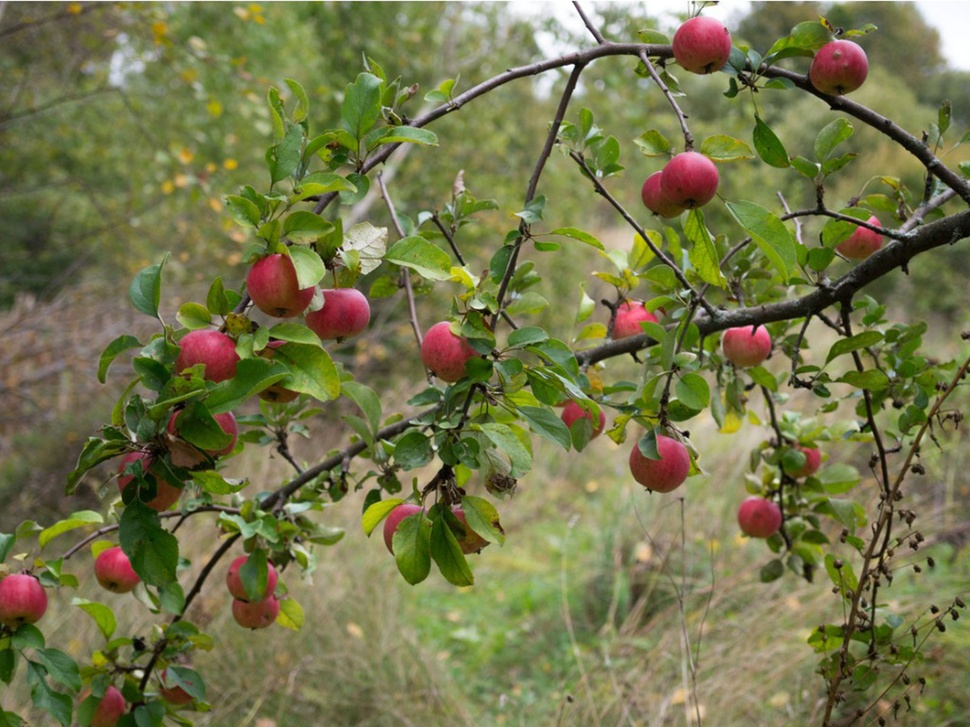
#> input picture Exercises_week_1/appletree.jpg, 970 x 727 px, shrunk from 1600 x 1200 before the run, found by its file name
$ python WeeklyProjects.py
#> lines starting #> are read from the running program, lines starting #| are printed output that depends on the picture; after the words box and inside, x2 and y2 are one past the last pixel; in counts of white or black regions, pixels touching at a corner belong together
'''
# Weekly project part 1
Using the image "appletree.jpg"
1) Can you segment the apples from the tree?

2) Can you get the computer to count how many there are?
How close can you get to the ground truth? (there are 26 apples in the image)

3) Can you change the color of one of them?

4) Can you segment the leaves?
'''

# 1)
import cv2
import matplotlib.pyplot as plt
import numpy as np
import imutils

path = "/Users/madsyar/Desktop/1. semester/Perception for autonomous systems/Exercises/Exercises_week_1/appletree.jpg"

bgr_img = cv2.imread(path)
#> bgr_img is the input picture: shape (727, 970, 3); mean B, G, R 74.3, 117, 116.1
b,g,r = cv2.split(bgr_img)       # get b,g,r
image = cv2.merge([r,g,b])
# plt.imshow(image)
# plt.show()

# 1)
def calculate_saturation(image):
    max_val = np.max(image, axis=2)
    min_val = np.min(image, axis=2)
    saturation = max_val - min_val
    return saturation

def isolate_red_apples(image, saturation_threshold=50, red_threshold=100):
    saturation = calculate_saturation(image)

    red_mask = (image[:, :, 0] > red_threshold) & (image[:, :, 1] < 100) & (image[:, :, 2] < 100)
    saturation_mask = saturation > saturation_threshold

    combined_mask = red_mask & saturation_mask
    combined_mask = combined_mask.astype(np.uint8) * 255

    kernel = np.ones((5, 5), np.uint8)
    combined_mask = cv2.morphologyEx(combined_mask, cv2.MORPH_CLOSE, kernel)
    combined_mask = cv2.morphologyEx(combined_mask, cv2.MORPH_OPEN, kernel)

    return combined_mask

# 2)
def count_apples(image):
    mask = isolate_red_apples(image)
#> in isolate_red_apples, `red_mask = (image[:, :, 0] > red_threshold) & (image[:, :, 1] < 100) &..`:
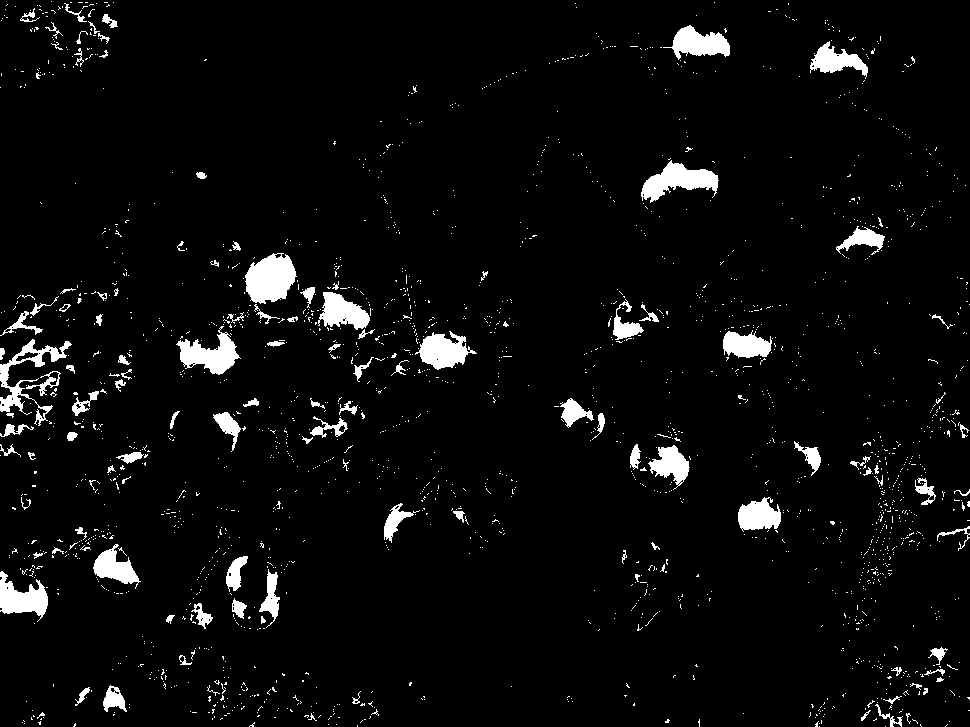
#> red_mask: shape (727, 970) bool; 4.5% white; 2066 white regions (1947 under 20 px), largest, box (x1, y1, x2, y2) and area: (245, 253, 297, 304) 1875, (641, 160, 719, 203) 1609, (176, 326, 241, 375) 1449
#> in isolate_red_apples, `saturation_mask = saturation > saturation_threshold`: saturation_mask: shape (727, 970) bool; 40.7% white; 695 white regions (391 under 20 px), largest, box (x1, y1, x2, y2) and area: (58, 0, 554, 468) 90822, (467, 78, 884, 532) 53430, (355, 460, 597, 716) 25490
#> in isolate_red_apples, `combined_mask = red_mask & saturation_mask`: combined_mask: shape (727, 970) bool; 2.9% white; 379 white regions (337 under 20 px), largest, box (x1, y1, x2, y2) and area: (246, 253, 297, 304) 1835, (641, 160, 718, 203) 1606, (178, 331, 241, 375) 1425
#> in isolate_red_apples, `combined_mask = cv2.morphologyEx(combined_mask, cv2.MORPH_CLOSE, kernel)`: combined_mask: shape (727, 970); 3.2% white; 257 white regions (215 under 20 px), largest, box (x1, y1, x2, y2) and area: (246, 253, 298, 307) 1923, (641, 160, 718, 204) 1681, (178, 326, 241, 377) 1558
#> in isolate_red_apples, `combined_mask = cv2.morphologyEx(combined_mask, cv2.MORPH_OPEN, kernel)`: combined_mask: shape (727, 970); 2.9% white; 35 white regions

    contours, _ = cv2.findContours(mask, cv2.RETR_EXTERNAL, cv2.CHAIN_APPROX_SIMPLE)

    min_contour_area = 300  # Adjust this value based on your image
    filtered_contours = [c for c in contours if cv2.contourArea(c) > min_contour_area]

    output = image.copy()
    cv2.drawContours(output, filtered_contours, -1, (0, 255, 0), 2)  # Draw contours in green

    num_apples = len(filtered_contours)

    plt.imshow(output)  # Convert BGR to RGB for display
    plt.title(f'Number of Apples: {num_apples}')
    plt.show()

    return num_apples, filtered_contours

# 3)
# Function to color one apple
def color_apple(image, contour, color=(0, 255, 0)):
    # Create a mask for the selected apple
    apple_mask = np.zeros_like(image[:, :, 0], dtype=np.uint8)

    # Draw the selected apple contour on the mask
    cv2.drawContours(apple_mask, [contour], -1, 255, thickness=cv2.FILLED)

    # Create an image to overlay the color
    colored_overlay = np.zeros_like(image)

    # Apply the color to the regions specified by the mask
    for i in range(3):  # Iterate over the 3 color channels
        colored_overlay[:, :, i] = np.where(apple_mask == 255, color[i], colored_overlay[:, :, i])

    # Blend the colored overlay with the original image
    colored_image = cv2.addWeighted(image, 1.0, colored_overlay, 0.5, 0)

    return colored_image

# Run the functions
num_apples, filtered_contours = count_apples(image)
#> in count_apples, `contours, _ = cv2.findContours(mask, cv2.RETR_EXTERNAL, cv2.CHAIN_APPR..`: contours = 35 contours, 1 with area under 20; largest, box (x1, y1, x2, y2) and area: (246, 253, 297, 304) 1824, (641, 163, 718, 201) 1556, (178, 333, 238, 374) 1400, (421, 334, 470, 369) 1288, (318, 283, 369, 330) 1235
#> in count_apples, `filtered_contours = [c for c in contours if cv2.contourArea(c) > min_c..`: filtered_contours = 20 contours; largest, box (x1, y1, x2, y2) and area: (246, 253, 297, 304) 1824, (641, 163, 718, 201) 1556, (178, 333, 238, 374) 1400, (421, 334, 470, 369) 1288, (318, 283, 369, 330) 1235
#> in count_apples, `cv2.drawContours(output, filtered_contours, -1, (0, 255, 0), 2)`:
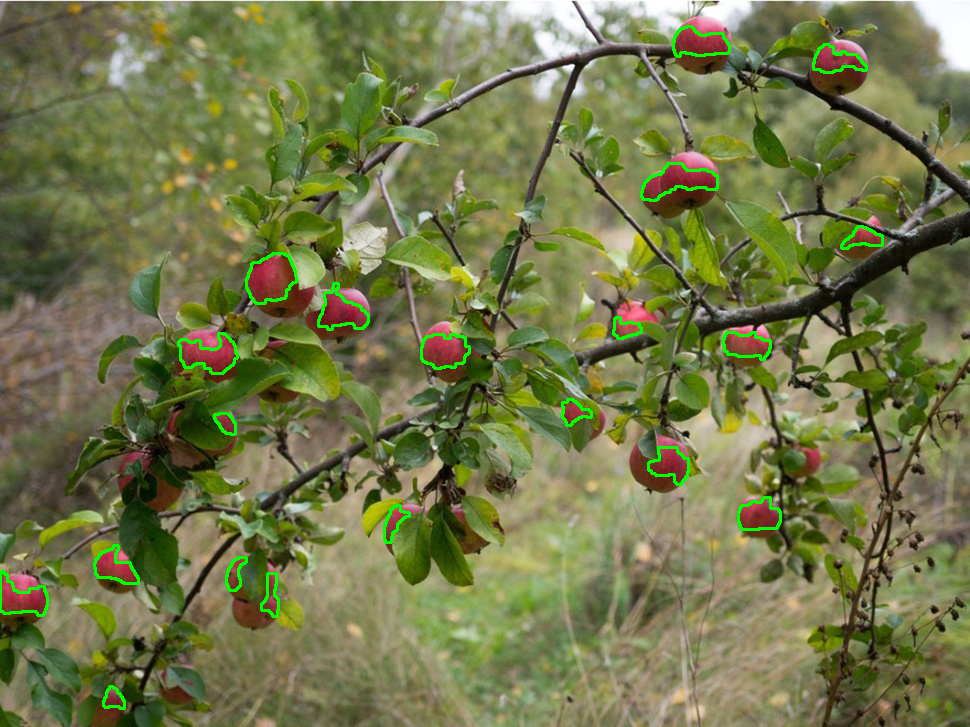
#> output: shape (727, 970, 3); mean R, G, B 114.5, 119.3, 73.6
#> in count_apples, `num_apples = len(filtered_contours)`: num_apples = 20
#> num_apples = 20
print(f'Number of apples detected: {num_apples}')
#| Number of apples detected: 20

if num_apples > 0:
    # Color the first apple (index 0) if there are any apples detected
    if len(filtered_contours) > 2:  # Ensure there are enough apples
        colored_image = color_apple(image, filtered_contours[7], color=(0, 255, 255))  # Yellow color
#> in color_apple, `cv2.drawContours(apple_mask, [contour], -1, 255, thickness=cv2.FILLED)`: apple_mask: shape (727, 970); 0.14% white; 1 white region, box (x1, y1, x2, y2) and area: (648, 447, 689, 485) 1001
        plt.imshow(colored_image)
        plt.title('Colored Apple')
        plt.show()
    else:
        print("Not enough apples detected to color.")
else:
    print("No apples detected to color.")

# 4)
# Function to isolate leaves
def isolate_leaves(image, green_threshold=100, saturation_threshold=50):
    # Calculate saturation
    max_val = np.max(image, axis=2)
    min_val = np.min(image, axis=2)
    saturation = max_val - min_val

    # Define thresholds for green color and saturation
    green_mask = (image[:, :, 1] > green_threshold) & (image[:, :, 0] < 100) & (image[:, :, 2] < 100)
    saturation_mask = saturation > saturation_threshold

    # Combine the masks
    combined_mask = green_mask & saturation_mask
    combined_mask = combined_mask.astype(np.uint8) * 255

    # Apply morphological operations to clean up the mask
    kernel = np.ones((5, 5), np.uint8)
    combined_mask = cv2.morphologyEx(combined_mask, cv2.MORPH_CLOSE, kernel)
    combined_mask = cv2.morphologyEx(combined_mask, cv2.MORPH_OPEN, kernel)

    return combined_mask

# Function to display the segmented leaves
def show_segmented_leaves(image):
    mask = isolate_leaves(image)

    # Find contours
    contours, _ = cv2.findContours(mask, cv2.RETR_EXTERNAL, cv2.CHAIN_APPROX_SIMPLE)

    output = image.copy()
    cv2.drawContours(output, contours, -1, (0, 255, 0), 2)  # Draw contours in green

    # Display the result
    plt.imshow(output)  # Convert BGR to RGB for display
    plt.title('Segmented Leaves')
    plt.show()

# Show the segmented leaves
# show_segmented_leaves(image)


'''
# Weekly project part 2
1) Remove the greenscreen and replace the background in "itssp.png".
2) Can you improve the edge with eroding/dilating?
'''

# 1)
path2 = "ittsp.png"

bgr_img = cv2.imread(path2)
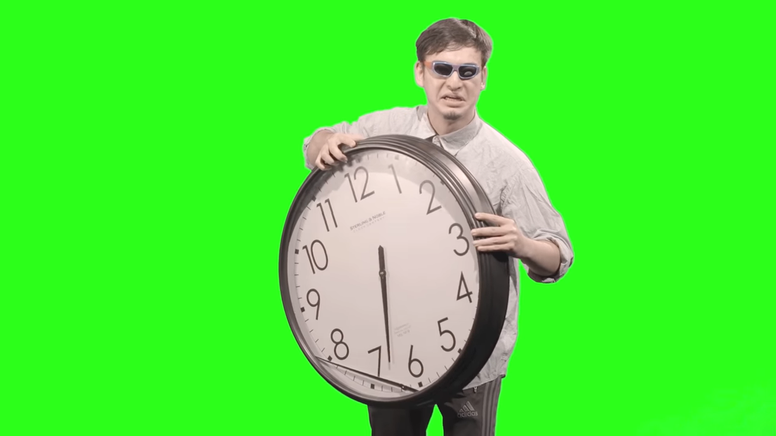
#> input picture Exercises_week_1/ittsp.png, 776 x 436 px, shrunk from 1280 x 720 before the run
#> bgr_img is the input picture: shape (436, 776, 3); mean B, G, R 55, 232.9, 73.4
b,g,r = cv2.split(bgr_img)       # get b,g,r
#> b: shape (436, 776)
#> g: shape (436, 776)
#> r: shape (436, 776)
image = cv2.merge([r,g,b])
#> image: shape (436, 776, 3)

plt.imshow(image)
plt.show()

# 1)

# Create a mask where the green screen is (green channel should dominate)
green_mask = (g > 150) & (r < 150) & (b < 150)  # Adjust thresholds if necessary
#> green_mask: shape (436, 776) bool; 77.5% white; 1 black region, box (x1, y1, x2, y2) and area: (279, 18, 574, 436) 76180

# Convert mask to uint8 format
green_mask = green_mask.astype(np.uint8) * 255

# Invert the mask to get the foreground (person + clock)
foreground_mask = cv2.bitwise_not(green_mask)

# Apply the mask to the original image
foreground = cv2.bitwise_and(image, image, mask=foreground_mask)
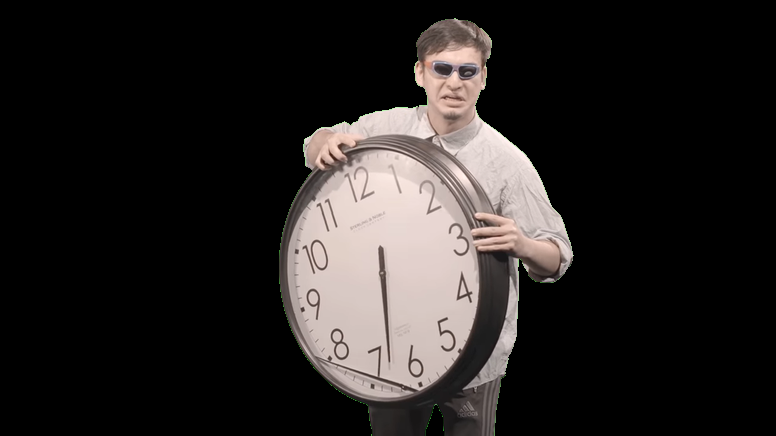
#> foreground: shape (436, 776, 3); mean R, G, B 39, 35.5, 34.3

# Replace the green background with a new color (e.g., white) or a background image
new_background = np.ones_like(image) * np.array((255, 100, 000), dtype=np.uint8)
new_background = cv2.bitwise_and(new_background, new_background, mask=green_mask)
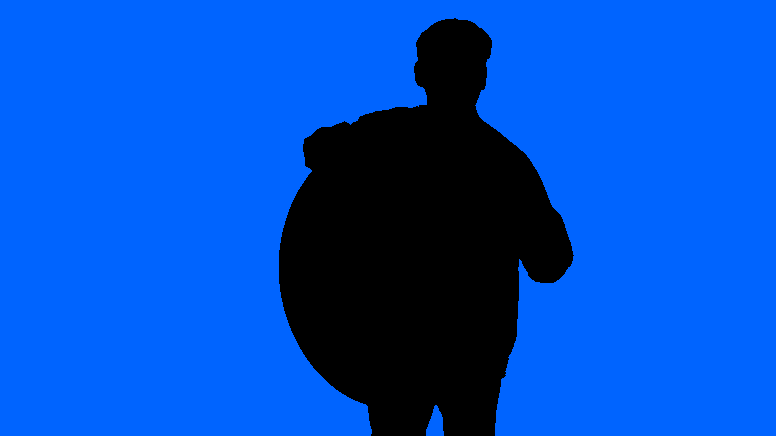
#> new_background: shape (436, 776, 3); mean of channels 0, 1, 2 197.6, 77.5, 0; drawn as B, G, R

# Combine the foreground with the new background
final_image = cv2.add(foreground, new_background)
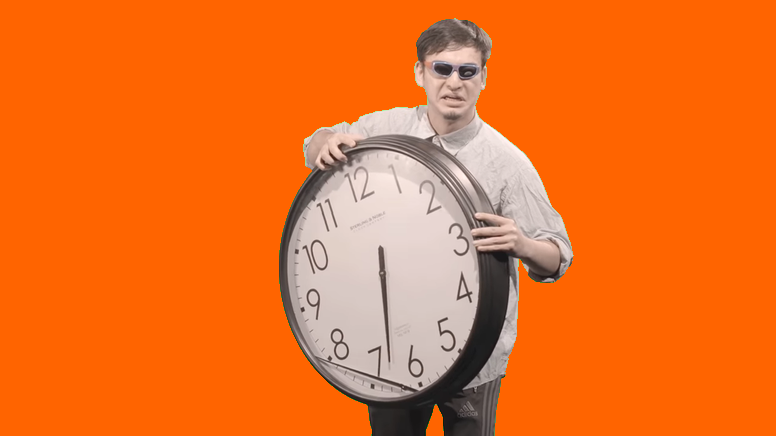
#> final_image: shape (436, 776, 3); mean R, G, B 236.6, 113, 34.3

# Display the result
plt.imshow(final_image)
plt.title('Green Screen Removed')
plt.show()

# 2)

'''
Yes, you can improve the edges of your mask by using erosion and dilation.
These operations can smooth out the boundaries, remove small imperfections, and refine the mask to make the
transition between the foreground (person and clock) and background more natural
'''
# Create a mask where the green screen is (green channel should dominate)
green_mask = (g > 150) & (r < 150) & (b < 150)  # Adjust thresholds if necessary
green_mask = green_mask.astype(np.uint8) * 255

# Apply morphological operations to smooth edges
kernel = np.ones((5, 5), np.uint8)  # Kernel size (tune it based on your image size)

# Step 1: Erosion (shrink small artifacts)
green_mask = cv2.erode(green_mask, kernel, iterations=1)
#> green_mask: shape (436, 776); 76.6% white; 1 black region, box (x1, y1, x2, y2) and area: (277, 16, 576, 436) 79221

# Step 2: Dilation (expand back after erosion)
green_mask = cv2.dilate(green_mask, kernel, iterations=2)
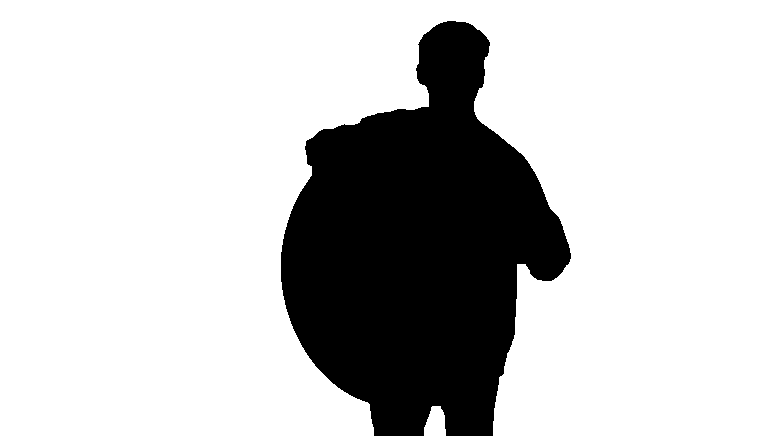
#> green_mask: shape (436, 776); 78.3% white; 1 black region, box (x1, y1, x2, y2) and area: (281, 21, 571, 436) 73253

# Invert the mask to get the foreground (person + clock)
foreground_mask = cv2.bitwise_not(green_mask)

# Apply the mask to the original image to extract the foreground
foreground = cv2.bitwise_and(image, image, mask=foreground_mask)

# Replace the green background with a new color (e.g., white) or a background image
new_background = np.ones_like(image) * np.array([255, 100, 000], dtype=np.uint8)  # Example color background
new_background = cv2.bitwise_and(new_background, new_background, mask=green_mask)

# Combine the foreground with the new background
final_image = cv2.add(foreground, new_background)

# Display the result
plt.imshow(final_image)
plt.title('Green Screen Removed with Improved Edges')
plt.show()
